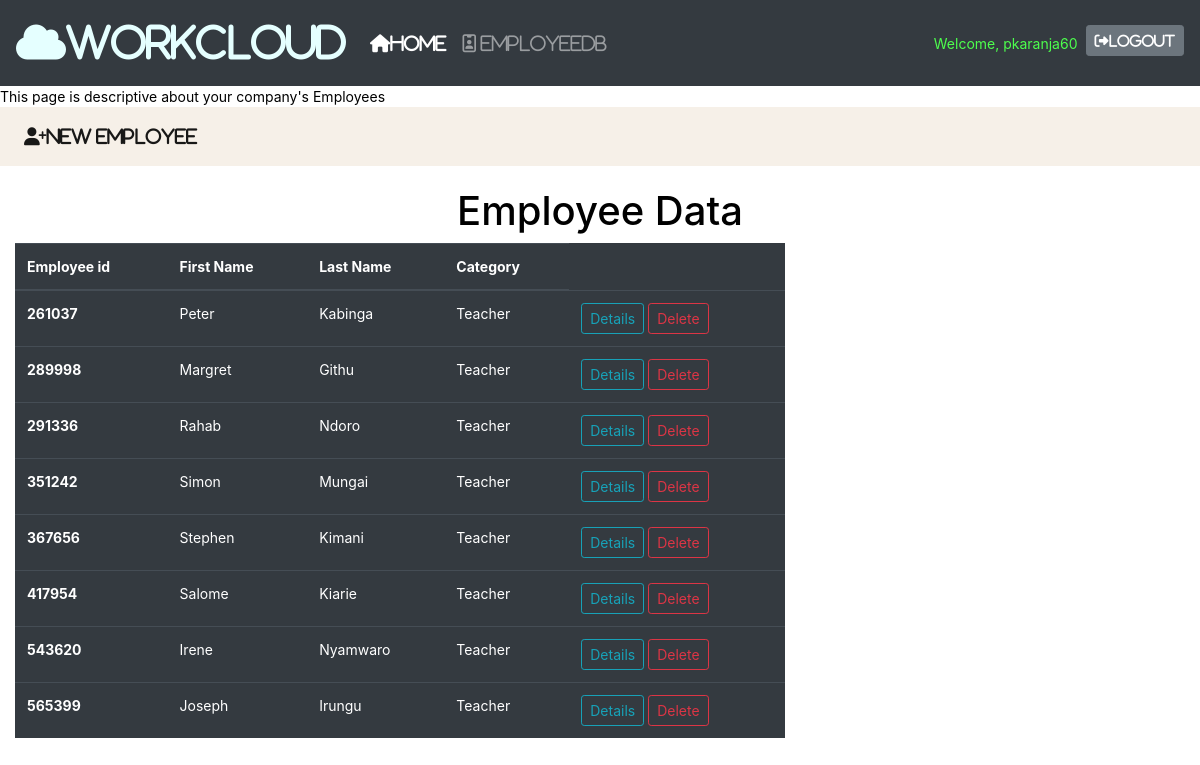
Page /employee (signed in) on the committed database.
### workcloud/models.py (models this page shows, shortened)
class User(db.Model, UserMixin):
    company = db.Column(db.String(length=30), nullable=False)
    employee_id = db.Column(db.Integer(), primary_key=True, unique=True)
    username = db.Column(db.String(length=30), nullable=False, unique=True)
    first_name = db.Column(db.String(length=30), nullable=False)
    last_name = db.Column(db.String(length=30), nullable=False)
    email_address = db.Column(db.String(length=50), nullable=False, unique=True)
    password_hash = db.Column(db.String(length=50), nullable=False)
    companies = db.relationship('Company', backref='user')
    @property
    def password(self):
        return self.password

class Employee(db.Model):
    employee_id = db.Column(db.Integer(), primary_key=True)
    first_name = db.Column(db.String(length=30), nullable=False)
    last_name = db.Column(db.String(length=30), nullable=False)
    category = db.Column(db.String(length=30), nullable=False)
    description = db.Column(db.Text(length=256), nullable=False)
    company = db.relationship('Company', backref='employee')

### workcloud/routes.py (the view)
@app.route('/employee', methods=['GET', 'POST'])
@login_required
def employee_page():
    employee = Employee.query.all()
    return render_template('employee.html', user=employee)

### workcloud/models.py (called while the page is built)
@login_manager.user_loader
def load_user(user_id):
    return User.query.get(user_id)

### workcloud/templates/employee.html (shortened to what this page needs)
{% extends 'base.html' %}
{% block content %}
This page is descriptive  about your company's Employees
<nav class="navbar navbar-expand-sm navbar-light justify-content-between" style="background: #f6f0e8;">
    <div class="collapse navbar-collapse" id="navbarNav">
        <ul class="navbar-nav mr-auto" style="font-size: 18px">
            <li class="nav-item active">
                <a class="nav-link" href="{{ url_for('new_page') }}">
                    <i class="fas fa-user-plus">New Employee
                    </i>
                </a>
            </li>
        </ul>
    </div>
</nav>
<br>
<h1 style="text-align: center">Employee Data</h1>
<div class="col-8">
    <table class="table table-hover table-dark">
        <thead>
        <tr>
            <th scope="col">Employee id</th>
            <th scope="col">First Name</th>
            <th scope="col">Last Name</th>
            <th scope="col">Category</th>
        </tr>
        </thead>
        <tbody>
        {% for user in user %}
        <tr>
            <th scope="row">{{ user.employee_id }}</th>
            <td>{{ user.first_name }}</td>
            <td>{{ user.last_name }}</td>
            <td>{{ user.category }}</td>
            <td>
                <a href="#" class="btn btn-outline-info btn-sm" data-toggle="modal"
                   data-target="#Modal-Details-{{ user.employee_id }}">
                    Details
                </a>
                <a href="#" class="btn btn-outline-danger btn-sm" data-toggle="modal"
                   data-target="#Modal-Delete-{{ user.employee_id }}">
                    Delete
                </a>
            </td>
        </tr>
        {% endfor %}
        </tbody>
    </table>
</div>
{% endblock %}

### workcloud/templates/base.html (shortened to what this page needs)
<!doctype html>
<html lang="en">
<head>
    <link rel="stylesheet" href="https://cdn.jsdelivr.net/npm/bootstrap@4.5.3/dist/css/bootstrap.min.css"
>
    <link rel="stylesheet" href="https://cdn.jsdelivr.net/npm/bootstrap@4.6.0/dist/css/bootstrap.min.css"
>
    <link rel="stylesheet" href="https://use.fontawesome.com/releases/v5.15.4/css/all.css"
>
    <link rel="stylesheet" href="https://use.fontawesome.com/releases/v5.15.4/css/all.css"
>
</head>
<body>
<nav class="navbar navbar-expand-md navbar-dark bg-dark">
    <a class="navbar-brand" href="{{ url_for('home_page') }}" style="font-size: 40px; color: #e5ffff">
        <i class="fas fa-cloud ">WorkCloud</i>
    </a>
    <div class="collapse navbar-collapse" id="navbarNav">
        <ul class="navbar-nav mr-auto" style="font-size: 18px">
            <li class="nav-item active">
                <a class="nav-link" href="{{ url_for('home_page') }}">
                    <i class="fas fa-home">Home
                    </i>
                </a>
            </li>
            {% if current_user.is_authenticated %}
            <li class="nav-item">
                <a class="nav-link" href="{{ url_for('employee_page') }}">
                    <i class="far fa-id-badge">
                        EmployeeDB
                    </i>
                </a>
            </li>
            {% endif %}
        </ul>
        {% if current_user.is_authenticated %}
        <ul class="navbar-nav">
            <li class="nav-item">
                <a class="nav-link" href="#" style="color: #4dff4d">Welcome, {{ current_user.username }}</a>
            </li>
            <li class="nav-item">
                <a class="nav-link; btn btn-sm btn-secondary" href="{{  url_for('logout_page') }}">
                    <i class="fas fa-sign-out-alt">Logout</i>
                </a>
            </li>
        </ul>
        {% endif %}
    </div>
</nav>
{% block content %}
{% endblock %}
</body>
</html>

### workcloud/templates/employee.html (style rules this page uses)
body { font-size:14px; }

### workcloud/templates/base.html (style rules this page uses)
body { color: black }

### rows in the picture
User: username "pkaranja60"
Employee: employee_id "261037", first_name "Peter", last_name "Kabinga", category "Teacher"
Employee: employee_id "289998", first_name "Margret", last_name "Githu", category "Teacher"
Employee: employee_id "291336", first_name "Rahab", last_name "Ndoro", category "Teacher"
Employee: employee_id "351242", first_name "Simon", last_name "Mungai", category "Teacher"
Employee: employee_id "367656", first_name "Stephen", last_name "Kimani", category "Teacher"
Employee: employee_id "417954", first_name "Salome", last_name "Kiarie", category "Teacher"
Employee: employee_id "543620", first_name "Irene", last_name "Nyamwaro", category "Teacher"
Employee: employee_id "565399", first_name "Joseph", last_name "Irungu", category "Teacher"
